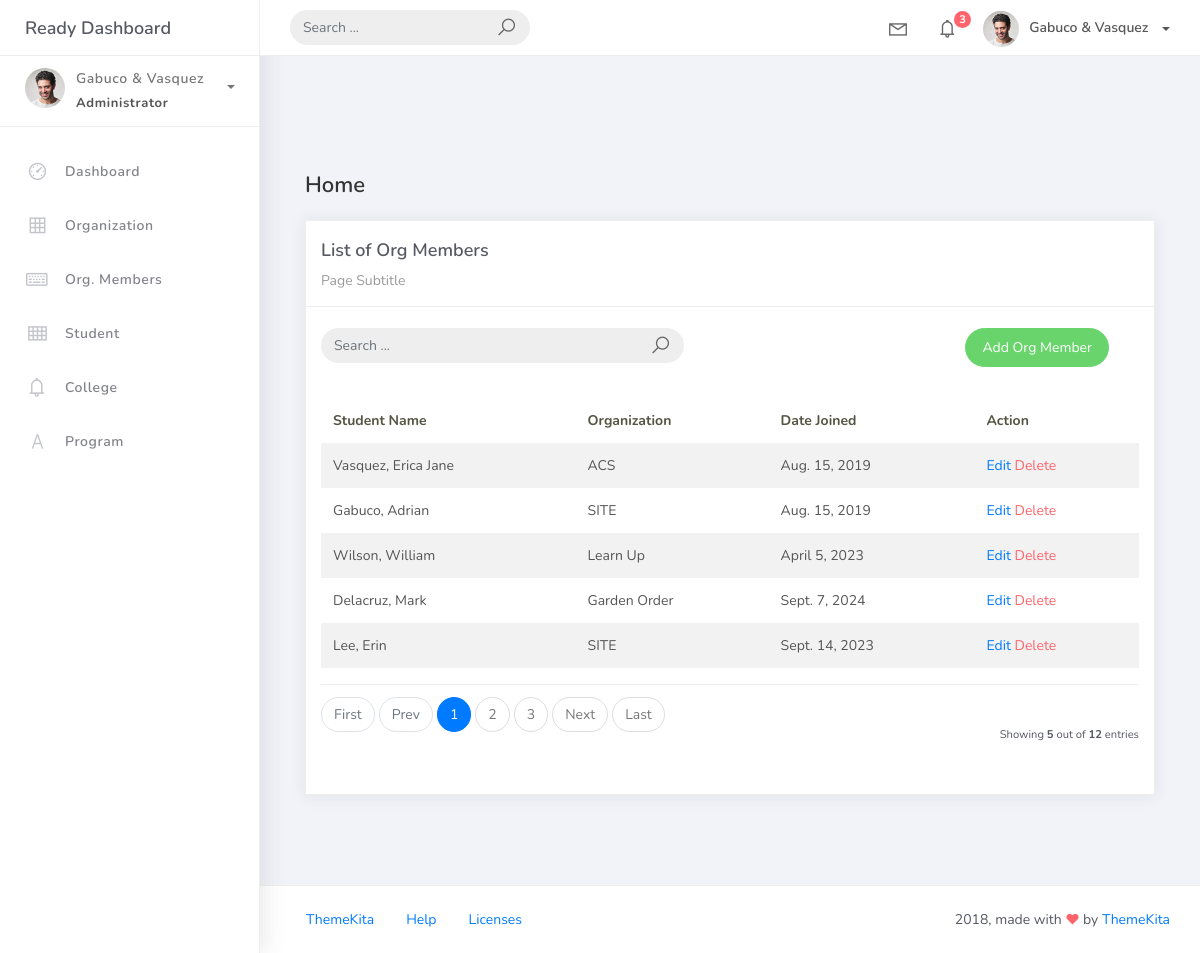
Screenshot of /member_list with the database file from the repository.
### studentorg/models.py (models this page shows)
class BaseModel(models.Model):
    created_at = models.DateTimeField(auto_now_add=True, db_index=True)
    updated_at = models.DateTimeField(auto_now=True)
    class Meta:
        abstract = True

class OrgMember(BaseModel):
    student = models.ForeignKey(Student, on_delete=models.CASCADE)
    organization = models.ForeignKey(Organization, on_delete=models.CASCADE)
    date_joined = models.DateField()

class Student(BaseModel):
    student_id = models.CharField(max_length=15)
    lastname = models.CharField(max_length=25)
    firstname = models.CharField(max_length=25)
    middlename = models.CharField(max_length=25, null=True, blank=True)
    program = models.ForeignKey(Program, on_delete=models.CASCADE)
    def __str__(self):
        return f"{self.lastname}, {self.firstname}"

class Organization(BaseModel):
    name = models.CharField(max_length=250)
    college = models.ForeignKey(College, null=True, blank=True, on_delete=models.CASCADE)
    description = models.CharField(max_length=500)
    def __str__(self):
        return self.name

### studentorg/views.py (the view)
# urls.py: path('member_list', views.MemberList.as_view(), name='member-list'),
class MemberList(ListView):
    model = OrgMember
    context_object_name = 'member'
    template_name = 'member_list.html'
    paginate_by = 5
    def get_queryset(self, *args, **kwargs):
        qs = super(MemberList, self).get_queryset(*args, **kwargs)
        if self.request.GET.get("q") != None:
            query = self.request.GET.get('q')
            qs = qs.filter(Q(student__firstname__icontains=query)
                    | Q(student__lastname__icontains=query)
                    | Q(organization__name__icontains=query))
        return qs

### templates/member_list.html
{% extends 'base.html' %}
{% load static %}
{% block content %}
    <div class="content">
        <div class="container-fluid">
            <h4 class="page-title">Home</h4>
            <div class="row">
                <div class="col-md-12">
                    <div class="card">
                        <div class="card-header">
                            <div class="card-title">List of Org Members</div>
                            <div class="card-category">Page Subtitle</div>
                        </div>
                        <br />
                        <div class="col-md-12 row">
                            <div class="col-md-6">
                                <form class="navbar-left navbar-form nav-search mr-md-3" action="{% url 'member-list' %}">
                                    <div class="input-group">
                                        <input type="text" placeholder="Search ..." class="form-control" name="q" />
                                        <div class="input-group-append">
                                            <span class="input-group-text">
                                                <i class="la la-search search-icon"></i>
                                            </span>
                                        </div>
                                    </div>
                                </form>
                            </div>
                            <div class="col-md-6">
                                <div class="pull-right">
                                    <a href="{% url 'member-add' %}" class="btn btn-success btn-rounded">Add Org Member</a>
                                </div>
                            </div>
                        </div>
                        <div class="card-body">
                            <table class="table table-striped mt-3">
                                <thead>
                                    <tr>
                                        <th scope="col">Student Name</th>
                                        <th scope="col">Organization</th>
                                        <th scope="col">Date Joined</th>
                                        <th scope="col">Action</th>
                                    </tr>
                                </thead>
                                <tbody>
                                    {% for object in object_list %}
                                    <tr>
                                        <td>{{ object.student }}</td>
                                        <td>{{ object.organization }}</td>
                                        <td>{{ object.date_joined }}</td>
                                        <td>
                                            <a href="member_list/{{ object.id }}">Edit</a>
                                            <a href="member_list/{{ object.id }}/delete" class="text-danger">Delete</a>
                                        </td>
                                    </tr>
                                    {% empty %}
                                    <tr>
                                        <td colspan="4" style="text-align: center">
                                            <p class="text-sm font-weight-bold mb-0">No Records Found</p>
                                        </td>
                                    </tr>
                                    {% endfor %}
                                </tbody>
                            </table>
                            {% include 'includes/pagination.html' %}
                        </div>
                    </div>
                </div>
            </div>
        </div>
    </div>
{% endblock %}

### rows the page displays
OrgMember: student "Vasquez, Erica Jane", organization "ACS", date_joined "Aug. 15, 2019"
OrgMember: student "Gabuco, Adrian", organization "SITE", date_joined "Aug. 15, 2019"
OrgMember: student "Wilson, William", organization "Learn Up", date_joined "April 5, 2023"
OrgMember: student "Delacruz, Mark", organization "Garden Order", date_joined "Sept. 7, 2024"
OrgMember: student "Lee, Erin", organization "SITE", date_joined "Sept. 14, 2023"

### other values shown
{{ page_num }} "1"
{{ page_num }} "2" "3"
{{ object_list.count }} "5"
{{ paginator.count }} "12"
